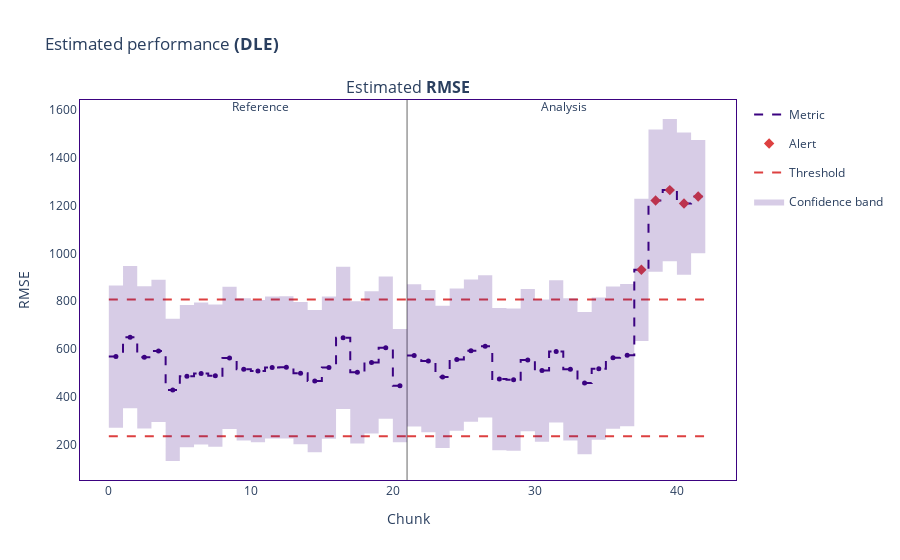

This figure's notebook cell:
### Code cell
estimated_results.plot().show()

### Figure 1 — Plotly figure (JSON) as saved in the notebook; plotly's stock layout.template omitted (floating-point values rounded to 4 significant figures; data arrays with more than 128 entries replaced by an {"elided": "..."} marker saying what was removed)
{"data": [{"hoverinfo": "skip", "legendgroup": "metric_reference", "line": {"color": "#3b0280", "dash": "dash", "shape": "hv", "width": 2}, "mode": "lines", "name": "Metric", "showlegend": true, "type": "scatter", "x": [0, 1, 2, 3, 4, 5, 6, 7, 8, 9, 10, 11, 12, 13, 14, 15, 16, 17, 18, 19, 20, 21], "xaxis": "x", "y": [567.6, 648.9, 564.7, 591.5, 428.2, 485.7, 496.8, 487.8, 562.3, 514.3, 507.2, 522.0, 523.0, 498.0, 464.9, 521.9, 646.2, 501.8, 543.0, 604.9, 446.0, 446.0], "yaxis": "y"}, {"customdata": {"elided": "21x7 mixed values"}, "hovertemplate": "%{customdata[1]} &nbsp; &nbsp; %{customdata[2]} <br />Chunk: <b>%{customdata[3]}</b> &nbsp; &nbsp; %{customdata[4]} <br />%{customdata[0]}: <b>%{customdata[5]}</b><br />Confidence band: +/- <b>%{customdata[6]}</b><br /><extra></extra>", "legendgroup": "metric_reference", "line": {"dash": "dash"}, "marker": {"color": "#3b0280", "size": 5, "symbol": "circle"}, "mode": "markers", "name": "Metric", "showlegend": false, "type": "scatter", "x": [0.5, 1.5, 2.5, 3.5, 4.5, 5.5, 6.5, 7.5, 8.5, 9.5, 10.5, 11.5, 12.5, 13.5, 14.5, 15.5, 16.5, 17.5, 18.5, 19.5, 20.5], "xaxis": "x", "y": [567.6, 648.9, 564.7, 591.5, 428.2, 485.7, 496.8, 487.8, 562.3, 514.3, 507.2, 522.0, 523.0, 498.0, 464.9, 521.9, 646.2, 501.8, 543.0, 604.9, 446.0, 446.0], "yaxis": "y"}, {"hoverinfo": "skip", "legendgroup": "metric_analysis", "line": {"color": "#3b0280", "dash": "dash", "shape": "hv", "width": 2}, "mode": "lines", "name": "Metric", "showlegend": false, "type": "scatter", "x": [21, 22, 23, 24, 25, 26, 27, 28, 29, 30, 31, 32, 33, 34, 35, 36, 37, 38, 39, 40, 41, 42], "xaxis": "x", "y": [572.7, 549.2, 482.6, 555.1, 592.4, 610.7, 473.6, 471.0, 553.1, 509.2, 589.1, 514.2, 456.5, 517.1, 563.3, 573.8, 931.6, 1222.0, 1265.0, 1209.0, 1238.0, 1238.0], "yaxis": "y"}, {"customdata": {"elided": "21x7 mixed values"}, "hovertemplate": "%{customdata[1]} &nbsp; &nbsp; %{customdata[2]} <br />Chunk: <b>%{customdata[3]}</b> &nbsp; &nbsp; %{customdata[4]} <br />%{customdata[0]}: <b>%{customdata[5]}</b><br />Confidence band: +/- <b>%{customdata[6]}</b><br /><extra></extra>", "legendgroup": "metric_analysis", "line": {"dash": "dash"}, "marker": {"color": "#3b0280", "size": 5, "symbol": "circle"}, "mode": "markers", "name": "Metric", "showlegend": false, "type": "scatter", "x": [21.5, 22.5, 23.5, 24.5, 25.5, 26.5, 27.5, 28.5, 29.5, 30.5, 31.5, 32.5, 33.5, 34.5, 35.5, 36.5, 37.5, 38.5, 39.5, 40.5, 41.5], "xaxis": "x", "y": [572.7, 549.2, 482.6, 555.1, 592.4, 610.7, 473.6, 471.0, 553.1, 509.2, 589.1, 514.2, 456.5, 517.1, 563.3, 573.8, 931.6, 1222.0, 1265.0, 1209.0, 1238.0, 1238.0], "yaxis": "y"}, {"hoverinfo": "skip", "legendgroup": "alert", "marker": {"color": "#DD4040", "size": 8, "symbol": "diamond"}, "mode": "markers", "name": "Alert", "showlegend": true, "type": "scatter", "x": [37.5, 38.5, 39.5, 40.5, 41.5], "xaxis": "x", "y": [931.6, 1222.0, 1265.0, 1209.0, 1238.0], "yaxis": "y"}, {"hoverinfo": "skip", "legendgroup": "thresh", "line": {"color": "#DD4040", "dash": "dash", "width": 2}, "mode": "lines", "name": "Threshold", "showlegend": true, "type": "scatter", "x": [0, 1, 2, 3, 4, 5, 6, 7, 8, 9, 10, 11, 12, 13, 14, 15, 16, 17, 18, 19, 20, 21], "xaxis": "x", "y": [806.9, 806.9, 806.9, 806.9, 806.9, 806.9, 806.9, 806.9, 806.9, 806.9, 806.9, 806.9, 806.9, 806.9, 806.9, 806.9, 806.9, 806.9, 806.9, 806.9, 806.9, 806.9], "yaxis": "y"}, {"hoverinfo": "skip", "legendgroup": "thresh", "line": {"color": "#DD4040", "dash": "dash", "width": 2}, "mode": "lines", "name": "Threshold", "showlegend": false, "type": "scatter", "x": [0, 1, 2, 3, 4, 5, 6, 7, 8, 9, 10, 11, 12, 13, 14, 15, 16, 17, 18, 19, 20, 21], "xaxis": "x", "y": [234.3, 234.3, 234.3, 234.3, 234.3, 234.3, 234.3, 234.3, 234.3, 234.3, 234.3, 234.3, 234.3, 234.3, 234.3, 234.3, 234.3, 234.3, 234.3, 234.3, 234.3, 234.3], "yaxis": "y"}, {"hoverinfo": "skip", "legendgroup": "thresh", "line": {"color": "#DD4040", "dash": "dash", "width": 2}, "mode": "lines", "name": "Threshold", "showlegend": false, "type": "scatter", "x": [21, 22, 23, 24, 25, 26, 27, 28, 29, 30, 31, 32, 33, 34, 35, 36, 37, 38, 39, 40, 41, 42], "xaxis": "x", "y": [806.9, 806.9, 806.9, 806.9, 806.9, 806.9, 806.9, 806.9, 806.9, 806.9, 806.9, 806.9, 806.9, 806.9, 806.9, 806.9, 806.9, 806.9, 806.9, 806.9, 806.9, 806.9], "yaxis": "y"}, {"hoverinfo": "skip", "legendgroup": "thresh", "line": {"color": "#DD4040", "dash": "dash", "width": 2}, "mode": "lines", "name": "Threshold", "showlegend": false, "type": "scatter", "x": [21, 22, 23, 24, 25, 26, 27, 28, 29, 30, 31, 32, 33, 34, 35, 36, 37, 38, 39, 40, 41, 42], "xaxis": "x", "y": [234.3, 234.3, 234.3, 234.3, 234.3, 234.3, 234.3, 234.3, 234.3, 234.3, 234.3, 234.3, 234.3, 234.3, 234.3, 234.3, 234.3, 234.3, 234.3, 234.3, 234.3, 234.3], "yaxis": "y"}, {"hoverinfo": "skip", "line": {"color": "rgba(0, 0, 0, 0)", "shape": "hv"}, "mode": "lines", "name": "Confidence band", "showlegend": false, "type": "scatter", "x": [0, 1, 2, 3, 4, 5, 6, 7, 8, 9, 10, 11, 12, 13, 14, 15, 16, 17, 18, 19, 20, 21], "xaxis": "x", "y": [865.7, 947.0, 862.8, 889.6, 726.2, 783.7, 794.9, 785.9, 860.4, 812.4, 805.3, 820.1, 821.1, 796.1, 763.0, 819.9, 944.2, 799.8, 841.1, 903.0, 683.4, 683.4], "yaxis": "y"}, {"fill": "tonexty", "fillcolor": "rgba(59, 2, 128, 0.2)", "hoverinfo": "skip", "line": {"color": "rgba(0, 0, 0, 0)", "shape": "hv"}, "mode": "lines", "name": "Confidence band", "showlegend": true, "type": "scatter", "x": [0, 1, 2, 3, 4, 5, 6, 7, 8, 9, 10, 11, 12, 13, 14, 15, 16, 17, 18, 19, 20, 21], "xaxis": "x", "y": [269.5, 350.8, 266.6, 293.4, 130.1, 187.6, 198.8, 189.7, 264.2, 216.3, 209.1, 223.9, 224.9, 199.9, 166.9, 223.8, 348.1, 203.7, 245.0, 306.9, 208.6, 208.6], "yaxis": "y"}, {"hoverinfo": "skip", "line": {"color": "rgba(0, 0, 0, 0)", "shape": "hv"}, "mode": "lines", "name": "Confidence band", "showlegend": false, "type": "scatter", "x": [21, 22, 23, 24, 25, 26, 27, 28, 29, 30, 31, 32, 33, 34, 35, 36, 37, 38, 39, 40, 41, 42], "xaxis": "x", "y": [870.8, 847.2, 780.7, 853.1, 890.5, 908.8, 771.7, 769.1, 851.2, 807.2, 887.2, 812.3, 754.6, 815.1, 861.4, 871.9, 1230.0, 1520.0, 1563.0, 1507.0, 1476.0, 1476.0], "yaxis": "y"}, {"fill": "tonexty", "fillcolor": "rgba(59, 2, 128, 0.2)", "hoverinfo": "skip", "line": {"color": "rgba(0, 0, 0, 0)", "shape": "hv"}, "mode": "lines", "name": "Confidence band", "showlegend": false, "type": "scatter", "x": [21, 22, 23, 24, 25, 26, 27, 28, 29, 30, 31, 32, 33, 34, 35, 36, 37, 38, 39, 40, 41, 42], "xaxis": "x", "y": [274.6, 251.1, 184.5, 257.0, 294.3, 312.6, 175.5, 172.9, 255.0, 211.1, 291.1, 216.1, 158.5, 219.0, 265.3, 275.8, 633.5, 923.6, 967.3, 911.2, 1001.0, 1001.0], "yaxis": "y"}], "layout": {"annotations": [{"font": {"size": 16}, "showarrow": false, "text": "Estimated <b>RMSE</b>", "x": 0.5, "xanchor": "center", "xref": "paper", "y": 1, "yanchor": "bottom", "yref": "paper"}, {"showarrow": false, "text": "Reference", "x": 10, "xref": "x", "xshift": 10, "y": 1.01, "yref": "y domain"}, {"showarrow": false, "text": "Analysis", "x": 31, "xref": "x", "xshift": 15, "y": 1.01, "yref": "y domain"}], "autosize": true, "hoverlabel": {"bgcolor": "white", "font": {"size": 14}}, "legend": {"itemclick": false, "itemdoubleclick": false, "traceorder": "grouped"}, "paper_bgcolor": "rgba(255,255,255,1)", "plot_bgcolor": "rgba(255,255,255,1)", "shapes": [{"layer": "below", "line": {"color": "#666666", "width": 1}, "type": "line", "x0": 21, "x1": 21, "xref": "x", "y0": 0, "y1": 1, "yref": "y domain"}], "title": {"text": "Estimated performance <b>(DLE)</b>"}, "xaxis": {"anchor": "y", "autorange": true, "domain": [0, 1], "linecolor": "#3b0280", "matches": "x", "mirror": true, "range": [-2.081, 44.24], "showgrid": false, "title": {"text": "Chunk"}, "type": "linear", "zeroline": false}, "yaxis": {"anchor": "x", "autorange": true, "domain": [0, 1], "linecolor": "#3b0280", "mirror": true, "range": [50.46, 1643.0], "showgrid": false, "title": {"text": "RMSE"}, "type": "linear", "zeroline": false}}}
